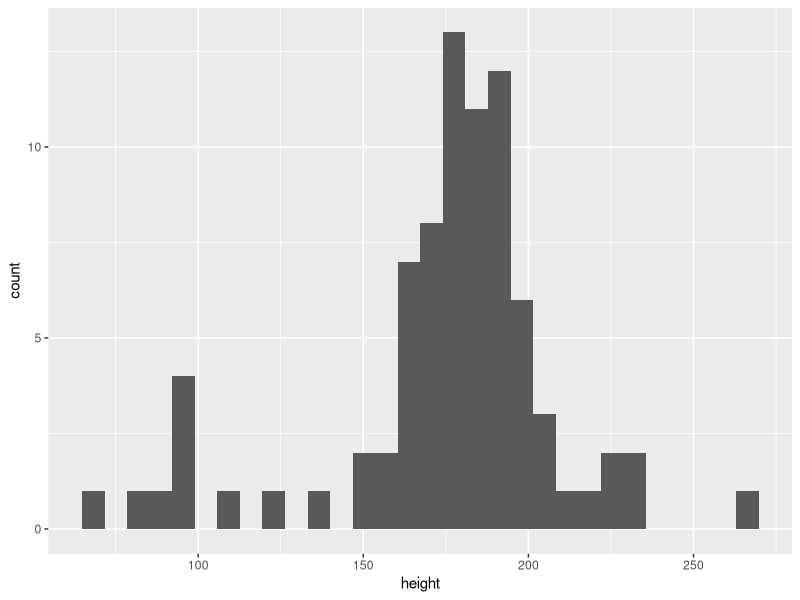
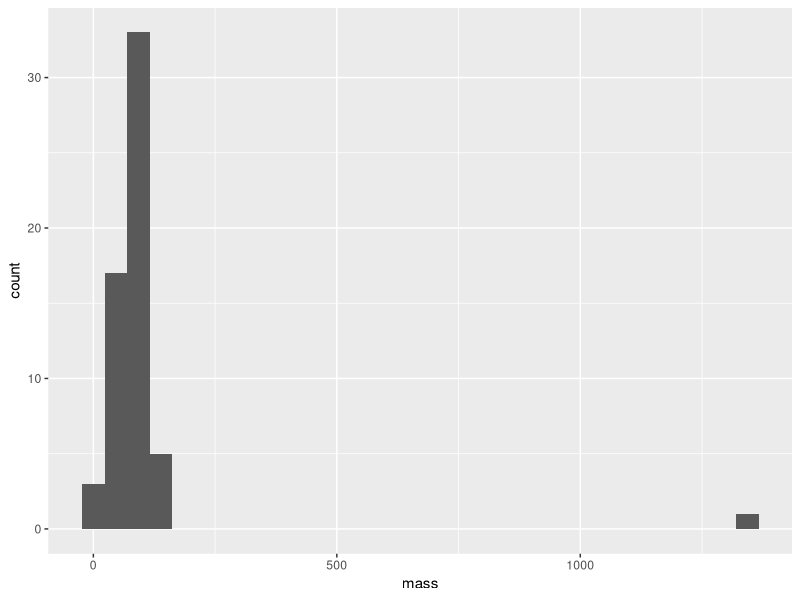

Recreate these plots in R, in order.
## ---- chunk 1
library(knitr)
library(tidyverse)
# carrega a base de dados starwars

# knitr::opts_chunk$set(
#   echo = FALSE,
#   warning = FALSE,
#   message = FALSE,
#   error = FALSE,
#   fig.height=3,
#   fig.width=6,
#   fig.align = "center"
#   )

kable2 <- function(...){
  kable(
    ...,
    align = "c",
    digits = 2,
    format.args = list(
      decimal.mark = ",",
      big.mark = "."), 
    col.names = c(
      "Número de personagens",
      "Altura média (cm)",
      "Peso médio (kg)"))
}

## ---- chunk 2
library(tidyverse)

starwars |> 
  summarise(
    numero_personagens = n(),
    altura_media = mean(height, na.rm = TRUE),
    peso_medio = mean(mass, na.rm = TRUE)
  ) |> 
  kable2(
    caption = "Estatísticas básicas da base starwars."
  )
## ---- chunk 3
library(tidyverse)

starwars |> 
  ggplot(aes(x = height)) + 
  geom_histogram()
## ---- chunk 4
library(tidyverse)

starwars |> 
  ggplot(aes(x = mass)) + 
  geom_histogram()
